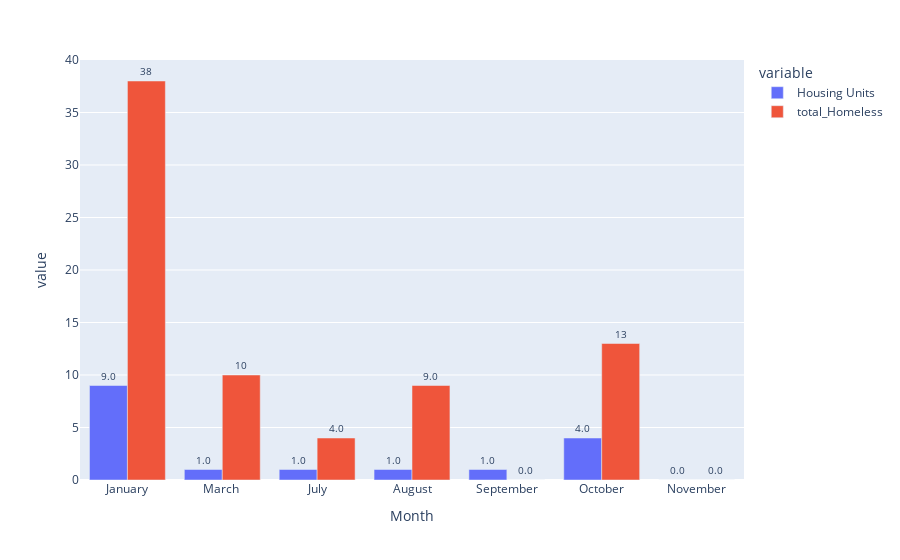

Notebook code cell kept with this figure:
### Code cell
fig=px.bar(df3[df3["Year"]==2005], x="Month", y=["Housing Units","total_Homeless"],barmode='group',text_auto='.2s')
fig.update_traces(textfont_size=10, textangle=0, textposition="outside", cliponaxis=False)
fig.show()

### Figure 1 — Plotly figure (JSON) as saved in the notebook; plotly's stock layout.template omitted (floating-point values rounded to 4 significant figures)
{"data": [{"alignmentgroup": "True", "cliponaxis": false, "hovertemplate": "variable=Housing Units<br>Month=%{x}<br>value=%{y}<extra></extra>", "legendgroup": "Housing Units", "marker": {"color": "#636efa", "pattern": {"shape": ""}}, "name": "Housing Units", "offsetgroup": "Housing Units", "orientation": "v", "showlegend": true, "textangle": 0, "textfont": {"size": 10}, "textposition": "outside", "texttemplate": "%{y:.2s}", "type": "bar", "x": ["January", "March ", "July", "August", "September", "October", "November"], "xaxis": "x", "y": [9, 1, 1, 1, 1, 4, 0], "yaxis": "y"}, {"alignmentgroup": "True", "cliponaxis": false, "hovertemplate": "variable=total_Homeless<br>Month=%{x}<br>value=%{y}<extra></extra>", "legendgroup": "total_Homeless", "marker": {"color": "#EF553B", "pattern": {"shape": ""}}, "name": "total_Homeless", "offsetgroup": "total_Homeless", "orientation": "v", "showlegend": true, "textangle": 0, "textfont": {"size": 10}, "textposition": "outside", "texttemplate": "%{y:.2s}", "type": "bar", "x": ["January", "March ", "July", "August", "September", "October", "November"], "xaxis": "x", "y": [38, 10, 4, 9, 0, 13, 0], "yaxis": "y"}], "layout": {"barmode": "group", "legend": {"title": {"text": "variable"}, "tracegroupgap": 0}, "margin": {"t": 60}, "xaxis": {"anchor": "y", "domain": [0, 1], "title": {"text": "Month"}}, "yaxis": {"anchor": "x", "domain": [0, 1], "title": {"text": "value"}}}}
